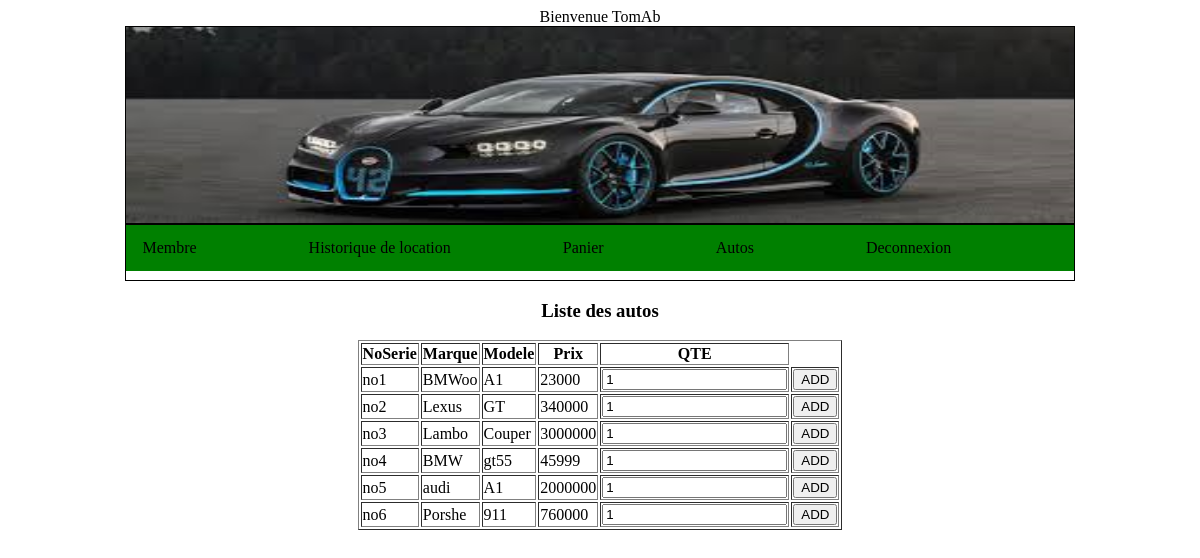
Page /membre.php?lien=membreauto (signed in) on the committed database.
### tables this page shows
CREATE TABLE `auto` (
  `noserie` varchar(30) NOT NULL,
  `marque` varchar(30) NOT NULL,
  `modele` varchar(30) NOT NULL,
  `disponible` tinyint(1) NOT NULL,
  `prix` decimal(10,0) NOT NULL,
  `photo` varchar(30) NOT NULL
);

### membreauto.php (the view, shortened to what this page needs)
<?php
include("connect.php");
$reqprod=mysqli_query($connect,"select * from auto") or die("Erreur de requete SQL!");
echo "<h3> Liste des autos </h3><table border='1'>
<tr><th>NoSerie </th><th>Marque </th><th> Modele</th><th> Prix</th><th>QTE </th> </tr>";
while($resultat=mysqli_fetch_row($reqprod))
{
	echo "<tr> <td>$resultat[0]</td> <td>$resultat[1]</td>
	<td>$resultat[2]</td><td>$resultat[4]</td>
	<td><input id='$resultat[0]' name='qte' value='1'></td>
	<td><button onclick='add($resultat[0]);'> ADD</button></td></tr>";
}
echo "</table>";
?>

### rows in the picture
auto: noserie "no1", marque "BMWoo", modele "A1", prix "23000"
auto: noserie "no2", marque "Lexus", modele "GT", prix "340000"
auto: noserie "no3", marque "Lambo", modele "Couper", prix "3000000"
auto: noserie "no4", marque "BMW", modele "gt55", prix "45999"
auto: noserie "no5", marque "audi", modele "A1", prix "2000000"
auto: noserie "no6", marque "Porshe", modele "911", prix "760000"

### other values in the picture
$code "TomAb"
